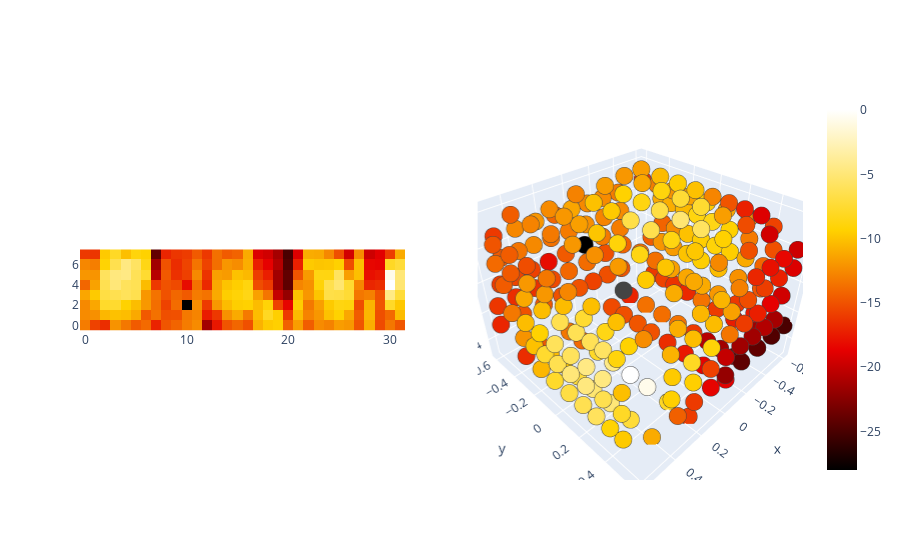

Write notebook code for a chart like this one.
### Code cell
#########################################################
## Vérification des micros
##########################################################
from plotly.subplots import make_subplots
! pip install nbformat
rms = RMS.reshape(-1,8)
rmsdB = 20*np.log10(rms/np.max(rms))
maxdB = np.max(rmsdB)
fig = go.Figure()
fig = make_subplots(rows=1, cols=2, specs=[[{}, {"type":"scene"}]])
tools3d.DrawArray(fig, XYZm = Xm, MkrSz = 6 , Level=rmsdB.flatten(),   row=1, col=2)
fig.add_trace(go.Heatmap(z = rmsdB.T, colorscale='hot'), row=1, col=1)
fig.update_layout(yaxis = dict(scaleanchor = 'x',constrain = "domain"))
fig.update_layout(plot_bgcolor='rgba(0,0,0,0)')
#fig.show()

### Figure 1 — Plotly figure (JSON) as saved in the notebook; plotly's stock layout.template omitted (floating-point values rounded to 4 significant figures; data arrays with more than 128 entries replaced by an {"elided": "..."} marker saying what was removed)
{"data": [{"marker": {"color": {"elided": "256 float values"}, "colorscale": [[0, "rgb(0,0,0)"], [0.3333, "rgb(230,0,0)"], [0.6667, "rgb(255,210,0)"], [1, "rgb(255,255,255)"]], "line": {"width": 2}, "opacity": 1, "size": 6}, "mode": "markers", "name": "Micros", "scene": "scene", "showlegend": false, "type": "scatter3d", "x": {"elided": "258 float values"}, "y": {"elided": "258 float values"}, "z": {"elided": "258 float values"}}, {"colorscale": [[0, "rgb(0,0,0)"], [0.3333, "rgb(230,0,0)"], [0.6667, "rgb(255,210,0)"], [1, "rgb(255,255,255)"]], "type": "heatmap", "xaxis": "x", "yaxis": "y", "z": {"elided": "8x32 float values"}}], "layout": {"plot_bgcolor": "rgba(0,0,0,0)", "scene": {"domain": {"x": [0.55, 1], "y": [0, 1]}}, "xaxis": {"anchor": "y", "domain": [0, 0.45]}, "yaxis": {"anchor": "x", "constrain": "domain", "domain": [0, 1], "scaleanchor": "x"}}}
